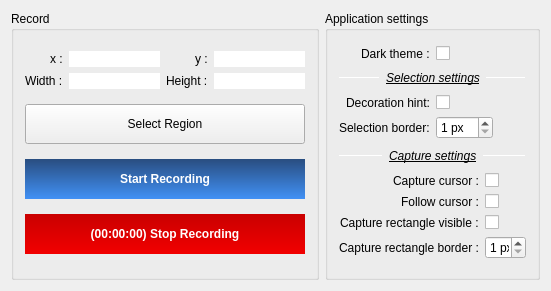
<?xml version="1.0" encoding="UTF-8"?>
<ui version="4.0">
 <class>MainWindow</class>
 <widget class="QMainWindow" name="MainWindow">
  <property name="geometry">
   <rect>
    <x>0</x>
    <y>0</y>
    <width>551</width>
    <height>291</height>
   </rect>
  </property>
  <property name="windowTitle">
   <string>MainWindow</string>
  </property>
  <widget class="QWidget" name="centralWidget">
   <property name="styleSheet">
    <string notr="true">background-image: url(:/icons/texture.png);</string>
   </property>
   <layout class="QHBoxLayout" name="horizontalLayout">
    <item>
     <layout class="QVBoxLayout" name="verticalLayout_7">
      <property name="topMargin">
       <number>0</number>
      </property>
      <property name="bottomMargin">
       <number>0</number>
      </property>
      <item>
       <widget class="QGroupBox" name="recordGroupBox">
        <property name="title">
         <string>Record</string>
        </property>
        <layout class="QVBoxLayout" name="verticalLayout_9">
         <item>
          <layout class="QGridLayout" name="gridLayout">
           <item row="1" column="0" alignment="Qt::AlignRight">
            <widget class="QLabel" name="label_2">
             <property name="text">
              <string>Width :</string>
             </property>
            </widget>
           </item>
           <item row="0" column="2" alignment="Qt::AlignRight">
            <widget class="QLabel" name="label_3">
             <property name="text">
              <string>y :</string>
             </property>
            </widget>
           </item>
           <item row="0" column="1">
            <widget class="QLineEdit" name="x">
             <property name="minimumSize">
              <size>
               <width>60</width>
               <height>0</height>
              </size>
             </property>
             <property name="styleSheet">
              <string notr="true">border:none;</string>
             </property>
            </widget>
           </item>
           <item row="0" column="0" alignment="Qt::AlignRight">
            <widget class="QLabel" name="label">
             <property name="text">
              <string>x :</string>
             </property>
            </widget>
           </item>
           <item row="1" column="1">
            <widget class="QLineEdit" name="width">
             <property name="minimumSize">
              <size>
               <width>60</width>
               <height>0</height>
              </size>
             </property>
             <property name="styleSheet">
              <string notr="true">border:none;</string>
             </property>
             <property name="readOnly">
              <bool>false</bool>
             </property>
            </widget>
           </item>
           <item row="0" column="3">
            <widget class="QLineEdit" name="y">
             <property name="minimumSize">
              <size>
               <width>60</width>
               <height>0</height>
              </size>
             </property>
             <property name="styleSheet">
              <string notr="true">border:none;</string>
             </property>
            </widget>
           </item>
           <item row="1" column="2" alignment="Qt::AlignRight">
            <widget class="QLabel" name="label_4">
             <property name="text">
              <string>Height :</string>
             </property>
            </widget>
           </item>
           <item row="1" column="3">
            <widget class="QLineEdit" name="height">
             <property name="minimumSize">
              <size>
               <width>60</width>
               <height>0</height>
              </size>
             </property>
             <property name="styleSheet">
              <string notr="true">border:none;</string>
             </property>
            </widget>
           </item>
          </layout>
         </item>
         <item>
          <widget class="QPushButton" name="selectRegion">
           <property name="enabled">
            <bool>true</bool>
           </property>
           <property name="minimumSize">
            <size>
             <width>0</width>
             <height>40</height>
            </size>
           </property>
           <property name="text">
            <string>Select Region</string>
           </property>
           <property name="icon">
            <iconset resource="icons.qrc">
             <normaloff>:/icons/shape-2-line.png</normaloff>:/icons/shape-2-line.png</iconset>
           </property>
          </widget>
         </item>
         <item>
          <widget class="QPushButton" name="startRec">
           <property name="minimumSize">
            <size>
             <width>0</width>
             <height>40</height>
            </size>
           </property>
           <property name="font">
            <font>
             <family>Ubuntu</family>
             <weight>75</weight>
             <bold>true</bold>
             <kerning>true</kerning>
            </font>
           </property>
           <property name="styleSheet">
            <string notr="true"> background-color: qlineargradient(spread:reflect, x1:1, y1:0, x2:1, y2:1, stop:0 rgba(41, 77, 128, 255), stop:1 rgba(65, 145, 245, 255));

border:none;
color: white;</string>
           </property>
           <property name="text">
            <string>Start Recording</string>
           </property>
           <property name="icon">
            <iconset resource="icons.qrc">
             <normaloff>:/icons/white/white_record-circle-line.png</normaloff>:/icons/white/white_record-circle-line.png</iconset>
           </property>
          </widget>
         </item>
         <item>
          <widget class="QPushButton" name="stopRec">
           <property name="minimumSize">
            <size>
             <width>0</width>
             <height>40</height>
            </size>
           </property>
           <property name="font">
            <font>
             <family>Ubuntu</family>
             <weight>75</weight>
             <bold>true</bold>
             <kerning>true</kerning>
            </font>
           </property>
           <property name="styleSheet">
            <string notr="true">border:none; background-color: qlineargradient(spread:reflect, x1:1, y1:0, x2:1, y2:1, stop:0 rgba(201, 0, 0, 255), stop:1 rgba(242, 0, 0, 255));
border:none;
color: white;</string>
           </property>
           <property name="text">
            <string>(00:00:00) Stop Recording</string>
           </property>
           <property name="icon">
            <iconset resource="icons.qrc">
             <normaloff>:/icons/white/stop-line.png</normaloff>:/icons/white/stop-line.png</iconset>
           </property>
          </widget>
         </item>
        </layout>
       </widget>
      </item>
     </layout>
    </item>
    <item>
     <layout class="QVBoxLayout" name="verticalLayout_8">
      <item>
       <widget class="QGroupBox" name="groupBox_5">
        <property name="styleSheet">
         <string notr="true">/*QGroupBox::title
{
    subcontrol-origin: margin;
    subcontrol-position: top center;
}
QGroupBox::indicator
{
    margin-left: 0.2ex;
}*/</string>
        </property>
        <property name="title">
         <string>Application settings</string>
        </property>
        <layout class="QVBoxLayout" name="verticalLayout_6">
         <item>
          <layout class="QGridLayout" name="gridLayout_4">
           <item row="0" column="1" alignment="Qt::AlignLeft">
            <widget class="QCheckBox" name="darkTheme">
             <property name="text">
              <string/>
             </property>
            </widget>
           </item>
           <item row="0" column="0" alignment="Qt::AlignRight">
            <widget class="QLabel" name="label_16">
             <property name="text">
              <string>Dark theme :</string>
             </property>
            </widget>
           </item>
          </layout>
         </item>
         <item>
          <layout class="QHBoxLayout" name="horizontalLayout_3">
           <item>
            <widget class="Line" name="line_4">
             <property name="maximumSize">
              <size>
               <width>16777215</width>
               <height>1</height>
              </size>
             </property>
             <property name="orientation">
              <enum>Qt::Horizontal</enum>
             </property>
            </widget>
           </item>
           <item>
            <widget class="QLabel" name="label_5">
             <property name="font">
              <font>
               <italic>true</italic>
               <underline>true</underline>
              </font>
             </property>
             <property name="text">
              <string>Selection settings</string>
             </property>
            </widget>
           </item>
           <item>
            <widget class="Line" name="line">
             <property name="maximumSize">
              <size>
               <width>16777215</width>
               <height>1</height>
              </size>
             </property>
             <property name="orientation">
              <enum>Qt::Horizontal</enum>
             </property>
            </widget>
           </item>
          </layout>
         </item>
         <item>
          <layout class="QGridLayout" name="gridLayout_2">
           <item row="0" column="1" alignment="Qt::AlignLeft">
            <widget class="QCheckBox" name="decoration">
             <property name="text">
              <string/>
             </property>
            </widget>
           </item>
           <item row="0" column="0" alignment="Qt::AlignRight">
            <widget class="QLabel" name="label_15">
             <property name="text">
              <string>Decoration hint:</string>
             </property>
            </widget>
           </item>
           <item row="1" column="0" alignment="Qt::AlignRight">
            <widget class="QLabel" name="label_12">
             <property name="text">
              <string>Selection border:</string>
             </property>
            </widget>
           </item>
           <item row="1" column="1" alignment="Qt::AlignLeft">
            <widget class="QSpinBox" name="selectionRectBorder">
             <property name="sizePolicy">
              <sizepolicy hsizetype="Maximum" vsizetype="Fixed">
               <horstretch>0</horstretch>
               <verstretch>0</verstretch>
              </sizepolicy>
             </property>
             <property name="suffix">
              <string> px</string>
             </property>
             <property name="minimum">
              <number>1</number>
             </property>
            </widget>
           </item>
          </layout>
         </item>
         <item>
          <layout class="QHBoxLayout" name="horizontalLayout_2">
           <property name="topMargin">
            <number>0</number>
           </property>
           <item>
            <widget class="Line" name="line_3">
             <property name="maximumSize">
              <size>
               <width>16777215</width>
               <height>1</height>
              </size>
             </property>
             <property name="orientation">
              <enum>Qt::Horizontal</enum>
             </property>
            </widget>
           </item>
           <item>
            <widget class="QLabel" name="label_6">
             <property name="font">
              <font>
               <italic>true</italic>
               <underline>true</underline>
              </font>
             </property>
             <property name="text">
              <string>Capture settings</string>
             </property>
            </widget>
           </item>
           <item>
            <widget class="Line" name="line_2">
             <property name="maximumSize">
              <size>
               <width>16777215</width>
               <height>1</height>
              </size>
             </property>
             <property name="orientation">
              <enum>Qt::Horizontal</enum>
             </property>
            </widget>
           </item>
          </layout>
         </item>
         <item>
          <layout class="QGridLayout" name="gridLayout_3">
           <item row="3" column="0" alignment="Qt::AlignRight">
            <widget class="QLabel" name="label_14">
             <property name="text">
              <string>Capture rectangle visible :</string>
             </property>
            </widget>
           </item>
           <item row="3" column="1">
            <widget class="QCheckBox" name="selectionRectVisible">
             <property name="text">
              <string/>
             </property>
            </widget>
           </item>
           <item row="0" column="0" alignment="Qt::AlignRight">
            <widget class="QLabel" name="label_10">
             <property name="text">
              <string>Capture cursor :</string>
             </property>
            </widget>
           </item>
           <item row="1" column="1" alignment="Qt::AlignLeft">
            <widget class="QCheckBox" name="followCursor">
             <property name="text">
              <string/>
             </property>
            </widget>
           </item>
           <item row="0" column="1">
            <widget class="QCheckBox" name="captureCursor">
             <property name="text">
              <string/>
             </property>
            </widget>
           </item>
           <item row="1" column="0" alignment="Qt::AlignRight">
            <widget class="QLabel" name="label_17">
             <property name="text">
              <string>Follow cursor :</string>
             </property>
            </widget>
           </item>
           <item row="4" column="0" alignment="Qt::AlignLeft">
            <widget class="QLabel" name="label_18">
             <property name="text">
              <string>Capture rectangle border :</string>
             </property>
            </widget>
           </item>
           <item row="4" column="1" alignment="Qt::AlignRight">
            <widget class="QSpinBox" name="captureRectBorder">
             <property name="sizePolicy">
              <sizepolicy hsizetype="Maximum" vsizetype="Fixed">
               <horstretch>0</horstretch>
               <verstretch>0</verstretch>
              </sizepolicy>
             </property>
             <property name="suffix">
              <string> px</string>
             </property>
             <property name="minimum">
              <number>1</number>
             </property>
            </widget>
           </item>
          </layout>
         </item>
        </layout>
       </widget>
      </item>
     </layout>
    </item>
   </layout>
  </widget>
 </widget>
 <layoutdefault spacing="6" margin="11"/>
 <resources>
  <include location="icons.qrc"/>
 </resources>
 <connections/>
</ui>
